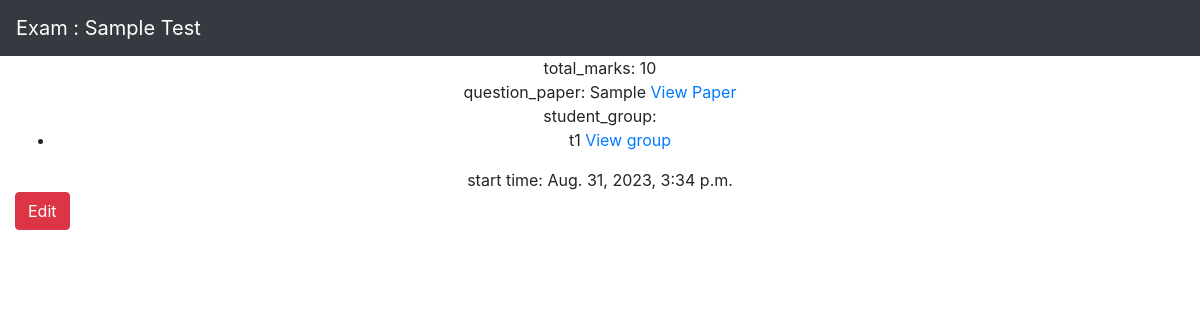
The app's page /prof/exams/2 (signed in) with its own data.
### main/models/exam.py (models this page shows, shortened)
class Exam_Model(models.Model):
    professor = models.ForeignKey(User, limit_choices_to={'groups__name': "Professor"}, on_delete=models.CASCADE)
    name = models.CharField(max_length=50)
    total_marks = models.IntegerField()
    question_paper = models.ForeignKey(Question_Paper, on_delete=models.CASCADE, related_name='exams')
    student_group = models.ManyToManyField(Special_Students, related_name='exams')
    start_time = models.DateTimeField(default=datetime.now())
    end_time = models.DateTimeField(default=datetime.now())

### main/models/question_paper.py (models this page shows, shortened)
class Question_Paper(models.Model):
    professor = models.ForeignKey(User, limit_choices_to={'groups__name': "Professor"}, on_delete=models.CASCADE)
    qPaperTitle = models.CharField(max_length=100)
    questions = models.ManyToManyField(Question_DB)

### main/models/group.py (models this page shows, shortened)
class Special_Students(models.Model):
    professor = models.ForeignKey(User, limit_choices_to={'groups__name': "Professor"}, on_delete=models.CASCADE)
    category_name = models.CharField(max_length=10)
    students = models.ManyToManyField(User, limit_choices_to={'groups__name': "Student"}, related_name='student_groups')

### prof/views/exam.py (the view)
def view_exam(request, exam_id):
    prof = request.user
    exam = Exam_Model.objects.get(professor=prof, pk=exam_id)
    return render(request, 'prof/exam/view_exam.html', {
        'exam': exam, 'prof': prof, 'student_group': exam.student_group.all()
    })

### prof/templates/prof/exam/view_exam.html (shortened to what this page needs)
{% extends 'prof/base/base.html' %}
{% block navbar_title %}Exam : {{ exam.name }}{% endblock navbar_title %}
{% block body %}
    <div class="container-fluid">
        <div align="center">
            <div>
                total_marks: {{exam.total_marks}}<br>
                question_paper: {{exam.question_paper.qPaperTitle}}
                <a href="{% url 'prof:view_specific_paper' exam.question_paper.id %}">View Paper</a><br>
                student_group:
                <ul>
                    {% for group in student_group %}
                    <li>
                        {{ group.category_name }}
                        <a href="{% url 'prof:view_specific_group' group.id %}">View group</a>
                    </li>
                    {% endfor %}
                </ul>
                start time: {{ exam.start_time }}
            </div>
        </div>
        <a href="{% url 'prof:edit_exam' exam.id %}" class="btn btn-danger">Edit</a>
    </div>
{% endblock body %}

### records on screen
Exam_Model: name "Sample Test", total_marks "10", question_paper.qPaperTitle "Sample", start_time "Aug. 31, 2023, 3:34 p.m."
Special_Students: category_name "t1"
